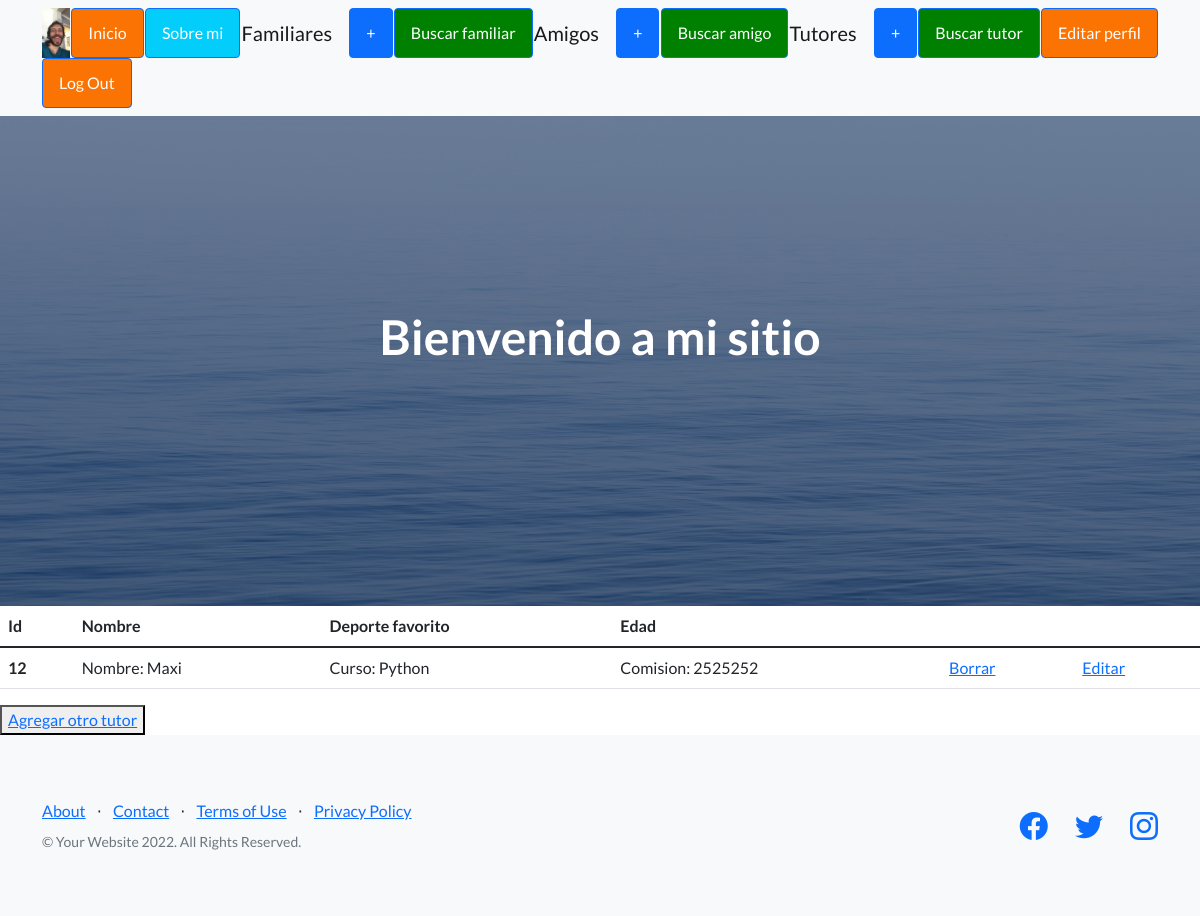
The page /Axel_app/lista_tutores (signed in) on the database its author committed.
### Axel_app/models.py (models this page shows, shortened)
class Tutores(models.Model):
    nombre = models.CharField(max_length=30)
    curso = models.CharField(max_length=30)
    comision = models.IntegerField()

### Axel_app/views.py (the view)
# urls.py: path("lista_tutores", views.lista_tutores, name='tutores'),
def lista_tutores(request):
    lista_tutores = Tutores.objects.all()
    avatares = Avatar.objects.filter(user=request.user.id)
    if avatares:
        datos_dicc = {"datos":lista_tutores, "url":avatares[0].imagen.url}
    else:
        default = '/static/Axel_app/images/standard_profile.jpg'
        datos_dicc = {"datos":lista_tutores, "url":default}
    return render(request, "plantilla_tutores.html", datos_dicc)

### Axel_app/templates/plantilla_tutores.html (shortened to what this page needs)
{% extends "padre.html" %}
{% load static %}
{% block contenido %}
<main>
    <table class="table">
        <thead>
          <tr>
            <th scope="col">Id</th>
            <th scope="col">Nombre</th>
            <th scope="col">Deporte favorito</th>
            <th scope="col">Edad</th>
          </tr>
        </thead>
        <tbody>
            <tr>
                {% for n in datos %}
                <th scope="row">{{n.id}}</td>
                <td>Nombre: {{n.nombre}} </td>
                <td>Curso: {{n.curso}} </td>
                <td>Comision: {{n.comision}} </td>
                <td><a href="{% url 'borrar_tutor' n.id %}">Borrar</a></td>
                <td><a href="{% url 'editar_tutor' n.id %}">Editar</a></td>
            </tr>
            {% endfor %}
        </tbody>
      </table>
    <button>
        <a href="alta_tutores">Agregar otro tutor</a>
    </button>
</main>
{% endblock %}

### rows shown on the page
Tutores: id "12", nombre "Maxi", curso "Python", comision "2525252"
